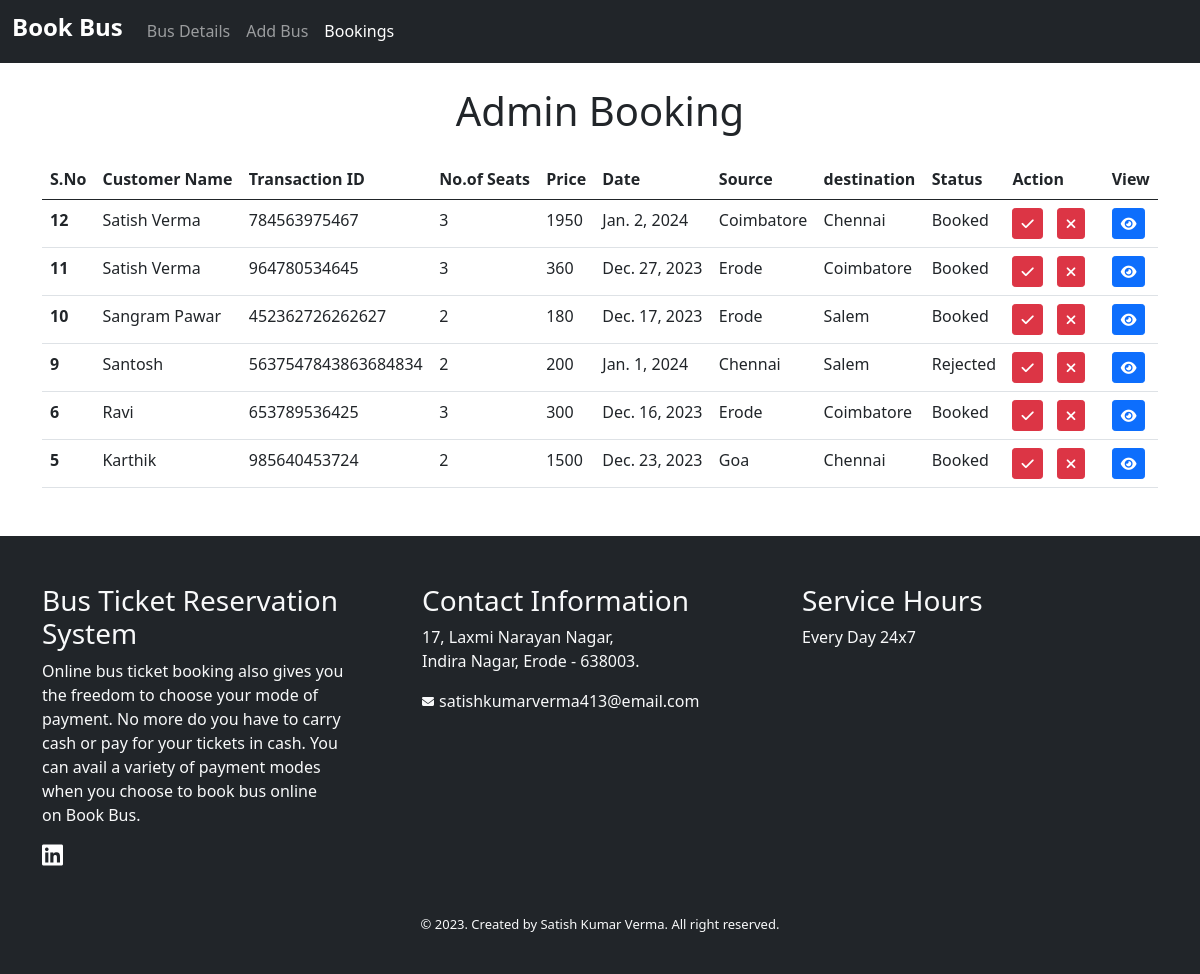
Screenshot of /admin_panel/adminbooking/ with the database file from the repository.
### admin_panel/models.py (models this page shows)
class Booking(models.Model):
    name = models.CharField(max_length=50)
    email = models.CharField(max_length=50)
    transactionid = models.CharField(max_length=50)
    noseats = models.CharField(max_length=50)
    totalprice = models.CharField(max_length=50)
    status = models.CharField(max_length=50)
    busname = models.CharField(max_length=50, blank=True, null=True)
    busnumber = models.CharField(max_length=50, blank=True, null=True)
    date = models.DateField(blank=True, null=True)
    source = models.CharField(max_length=50, blank=True, null=True)
    deparchertime = models.TimeField(blank=True, null=True)
    destination = models.CharField(max_length=50, blank=True, null=True)
    arrivaltime = models.TimeField(blank=True, null=True)
    durition = models.CharField(max_length=50, blank=True, null=True)

### admin_panel/views.py (the view)
# urls.py: path('adminbooking/', views.adminbooking, name='adminbooking'),
def adminbooking(request):
    data = {}
    if 'adminusername' in request.session:
        data['adminemail'] = request.session['adminemail']
        data['adminusername'] = request.session['adminusername']
    my_data = Booking.objects.all().order_by('-id').values()
    data['my_data'] = my_data
    return render(request, 'adminbooking.html', data)

### templates/adminbooking.html (shortened to what this page needs)
<!DOCTYPE html>
<html lang="en">
<head>
    <link rel="stylesheet" href="https://cdnjs.cloudflare.com/ajax/libs/font-awesome/6.5.1/css/all.min.css">
    <link href="https://cdn.jsdelivr.net/npm/bootstrap@5.0.2/dist/css/bootstrap.min.css" rel="stylesheet"
>
</head>
<body>
    {% include 'adminheader.html' %}
    <div class="container">
        <h1 class="my-4 text-center">Admin Booking</h1>
        <table class="table">
            <thead>
                <tr>
                    <th scope="col">S.No</th>
                    <th scope="col">Customer Name</th>
                    <th scope="col">Transaction ID</th>
                    <th scope="col">No.of Seats</th>
                    <th scope="col">Price</th>
                    <th scope="col">Date</th>
                    <th scope="col">Source</th>
                    <th scope="col">destination</th>
                    <th scope="col">Status</th>
                    <th scope="col">Action</th>
                    <th scope="col">View</th>
                </tr>
            </thead>
            <tbody>
                {% for x in my_data %}
                <tr>
                    <th scope="row">{{x.id}}</th>
                    <td>{{x.name}}</td>
                    <td>{{x.transactionid}}</td>
                    <td>{{x.noseats}}</td>
                    <td>{{x.totalprice}}</td>
                    <td>{{x.date}}</td>
                    <td>{{x.source}}</td>
                    <td>{{x.destination}}</td>
                    <td>{{x.status}}</td>
                    <td>
                        <a href="/admin_panel/statusbooked/{{x.id}}" class="btn btn-danger btn-sm" style="margin-right: 10px;"><i class="fa-solid fa-check"></i></a>
                        <a href="/admin_panel/statusrejected/{{x.id}}" class="btn btn-danger btn-sm"style="margin-right: 10px;"><i class="fa-solid fa-xmark"></i></a>
                    </td>
                    <td><a href="{{forloop.counter}}" class="btn btn-primary btn-sm" data-bs-toggle="modal"
                            data-bs-target="#exampleModal-{{forloop.counter}}"><i class="fa-solid fa-eye"></i></a></td>
                </tr>
                {% endfor %}
            </tbody>
        </table>
    </div>
</body>
{% include 'footer.html' %}
</html>

### templates/adminheader.html (shortened to what this page needs)
<nav class="navbar navbar-expand-lg navbar-dark bg-dark">
    <div class="container-fluid">
      <a class="navbar-brand" href="{% url 'adminhome' %}">
        <h4><b>Book Bus</b></h4>
      </a>
      <div class="collapse navbar-collapse" id="navbarSupportedContent">
        <ul class="navbar-nav me-auto mb-2 mb-lg-0">
          <li class="nav-item">
            <a class="nav-link {% if request.path == '/admin_panel/adminhome/' %} active {% endif %}" aria-current="page" href="{% url 'adminhome' %}">Bus Details</a>
          </li>
          <li class="nav-item">
            <a class="nav-link {% if request.path == '/admin_panel/adminaddbus/' %} active {% endif %}" aria-current="page" href="{% url 'adminaddbus' %}">Add Bus</a>
          </li>
          <li class="nav-item">
            <a class="nav-link {% if request.path == '/admin_panel/adminbooking/' %} active {% endif %}" aria-current="page" href="{% url 'adminbooking' %}">Bookings</a>
          </li>
        </ul>
      </div>
    </div>
  </nav>

### templates/footer.html
<footer>
  <div class="container-fluid p-4 mt-5 bg-dark text-light">
    <div class="container pt-4">
      <div class="row">
        <div class="col-md-4">
          <h3>Bus Ticket Reservation System</h3>
          <p>Online bus ticket booking also gives you<br> the freedom to choose your mode of<br> payment. No more do you
            have to carry<br> cash or pay for your tickets in cash. You<br> can avail a variety of payment modes<br>
            when you choose to book bus online<br> on Book Bus.
          </p><a href="linkedin.com/in/satishkumarverma3" target="_blank" style="color: white;"><i
              class="fa-brands fa-linkedin fa-xl"></i></a>
        </div>
        <div class="col-md-4">
          <h3>Contact Information</h3>
          <p>17, Laxmi Narayan Nagar,<br> Indira Nagar, Erode - 638003.</p>
          <p><i class="fa-solid fa-envelope fa-xs" style="margin-right: 5px;"></i>satishkumarverma413@email.com</p>
        </div>
        <div class="col-md-4">
          <h3>Service Hours</h3>
          <p>Every Day 24x7</p>
        </div>
      </div>
      <div class="row mt-5">
        <div class="col-md-12 text-center">
          <p style="font-size: small;">&copy; 2023. Created by Satish Kumar Verma. All right reserved.</p>
        </div>
      </div>
    </div>
  </div>
</footer>

### rows the page displays
Booking: id "12", name "Satish Verma", transactionid "784563975467", noseats "3", totalprice "1950", date "Jan. 2, 2024", source "Coimbatore", destination "Chennai", status "Booked"
Booking: id "11", name "Satish Verma", transactionid "964780534645", noseats "3", totalprice "360", date "Dec. 27, 2023", source "Erode", destination "Coimbatore", status "Booked"
Booking: id "10", name "Sangram Pawar", transactionid "452362726262627", noseats "2", totalprice "180", date "Dec. 17, 2023", source "Erode", destination "Salem", status "Booked"
Booking: id "9", name "Santosh", transactionid "5637547843863684834", noseats "2", totalprice "200", date "Jan. 1, 2024", source "Chennai", destination "Salem", status "Rejected"
Booking: id "6", name "Ravi", transactionid "653789536425", noseats "3", totalprice "300", date "Dec. 16, 2023", source "Erode", destination "Coimbatore", status "Booked"
Booking: id "5", name "Karthik", transactionid "985640453724", noseats "2", totalprice "1500", date "Dec. 23, 2023", source "Goa", destination "Chennai", status "Booked"
